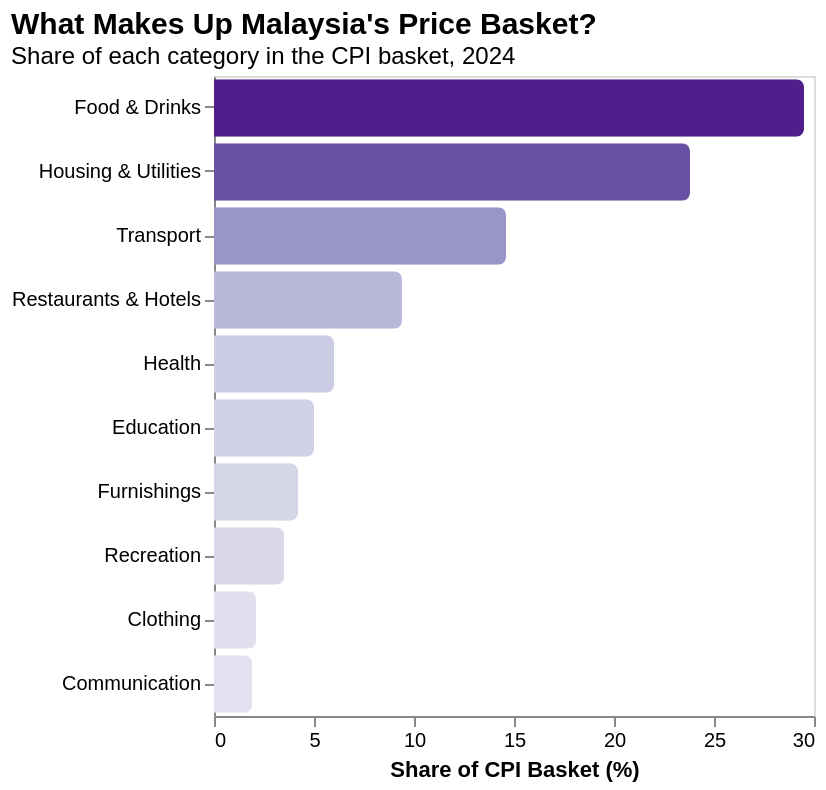

Write a Vega-Lite specification for this figure.
### Vega-Lite specification from a JSON file in a GitHub repository (floating-point values rounded to 4 significant figures)
{"$schema": "https://vega.github.io/schema/vega-lite/v5.json", "title": {"text": "What Makes Up Malaysia's Price Basket?", "subtitle": "Share of each category in the CPI basket, 2024", "anchor": "start", "fontSize": 15, "subtitleFontSize": 12}, "width": "container", "height": 320, "data": {"values": [{"category": "Food & Drinks", "weight": 29.5}, {"category": "Housing & Utilities", "weight": 23.8}, {"category": "Transport", "weight": 14.6}, {"category": "Restaurants & Hotels", "weight": 9.4}, {"category": "Health", "weight": 6.0}, {"category": "Education", "weight": 5.0}, {"category": "Furnishings", "weight": 4.2}, {"category": "Recreation", "weight": 3.5}, {"category": "Clothing", "weight": 2.1}, {"category": "Communication", "weight": 1.9}]}, "mark": {"type": "bar", "cornerRadiusEnd": 4}, "encoding": {"y": {"field": "category", "type": "nominal", "sort": "-x", "title": null}, "x": {"field": "weight", "type": "quantitative", "title": "Share of CPI Basket (%)", "axis": {"grid": false}}, "color": {"field": "weight", "type": "quantitative", "scale": {"scheme": "purples"}, "legend": null}, "tooltip": [{"field": "category", "title": "Category"}, {"field": "weight", "title": "Basket Share (%)", "format": ".1f"}]}}
